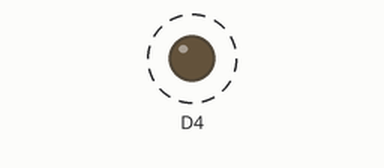
Recording of a sketch running on a simulated ESP8266 (Wemos D1 mini). On the bench: output pins drawn as LEDs (lit = HIGH). Dashed ring = blinking. What the sketch prints to the serial monitor is not drawn.

Above: at 4.2 s.
Timing chart, 0 to 7.0 s (numbered marks = the images above):
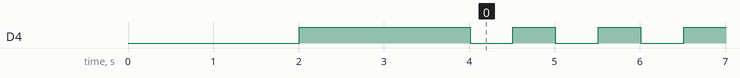

Measured:
- by itself, D4: alternates HIGH for 0.50 s and LOW for 0.50 s

The sketch:

D1_oop01_Dout1.ino
```cpp
//_____D1_oop01_Dout1.ino_____________________171203-180507_____
// Function: Demonstrate methods of class Dout:
// * on start: turn blue led on 2 sec, off 2 sec
// * loop: toggle led every 0,5s and print duration every 0.1s
//   on Serial (115200 Baud).
//
// Hardware: (1) WeMos D1 mini
//
// Created by Karl Hartinger, December 03, 2017.
// Last modified 2018-05-07: Move class files to /src/...
// Released into the public domain.

#include "src/dout/D1_class_Dout.h"
#define BAUDRATE             115200    // for Serial
Dout led_blue(true);                   // blue LED (default D4)

void setup() {
 //-----begin Serial, read any existing Serial data-------------
 if(!Serial) Serial.begin(BAUDRATE);   // init serial comm
 while(!Serial) {;};                   // wait for Serial
 do{delay(10);} while(Serial.available() && Serial.read()>=0);
 Serial.println();                     // new line
 //-----start led output----------------------------------------
 led_blue.on();                        // turn blue LED on
 Serial.println("Blue LED on");        // note it on Serial
 delay(1000);                          // wait 1 sec
 led_blue.set(0);                      // blue LED further on(!)
 delay(1000);                          // wait 1 sec
 led_blue.off();                       // turn blue LED off
 Serial.println("Blue LED off");       // note it on Serial
 delay(2000);                          // wait 2 sec
}

int zsec=0, zsmax=10;
void loop() {
 //-----toggle led----------------------------------------------
 if((zsec==0)||(zsec==5)) {            // every 0 and 0,5 s
  led_blue.toggle();                   // toggle led
  Serial.print("*T* ");                // print toggle to Serial
 }
 //-----print duration------------------------------------------
 Serial.print(led_blue.getDuration()); // duration of led on/off
 Serial.print(" ");                    // blank between values
 //-----increment 0,1s and wait---------------------------------
 zsec++;                               // increment 0,1s counter
 if(zsec>=zsmax) { zsec=0;  Serial.println(); } // reset counter
 delay(100);
}
```

D1_class_Dout.cpp
```cpp
//_____D1_class_Dout.cpp______________________170402-171203_____
// D1 mini class for digital output, e.g. leds.
// Default: pin D4=GPIO2 (blue led), output not inverted (0->0V)
// Changes 2017-12-03:
// + devide (old) D1_class_Dout.h into *.h and *.cpp
// + processing of invert_ now in on() / off() (instead of set)
// + toggle(), getDuration(), Dout(bool) added
//
// Hardware: (1) WeMos D1 mini
//
// Created by Karl Hartinger, December 03, 2017.
// Released into the public domain.

#include "D1_class_Dout.h"

//**************************************************************
//    constructor & co
//**************************************************************

//_____constructor (default digital out is D4, not inverted)____
Dout::Dout() { setup(D4, false); }

//_____constructor with output pin number (=GPIO, not inverted)_
Dout::Dout(int num) { setup(num, false); }

//_____constructor (default outpin is D4), set invert___________
// example: declare blue led on D1mini: Dout led_blue(true);
Dout::Dout(bool invert) { setup(D4, invert); }

//_____constructor with pin number and set invert_______________
Dout::Dout(int num, bool invert) { setup(num, invert); }

//_____setup output pin and properties__________________________
void Dout::setup(int num, bool invert)
{
 invert_=invert;                       //
 doutNum_=num;                         // pin number (e.g. D4)
 pinMode(doutNum_, OUTPUT);            // set pin to output
 val_=0;                               // default on start: 0V
 set(val_);
}

//**************************************************************
//     setter, getter, working methods
//**************************************************************

//_____set digital output pin physical: 0=0V, 1=3V3_____________
void Dout::set(int val)
{
 int vout_;
 if(val!=0) val=1;                     //just for safety reasons
 if(val==val_) return;                 // nothing to change
 val_=val;                             // save new value
 lastMilli_=millis();                  // new start
 digitalWrite(doutNum_, val_);         // do output
}

//_____turn digital output logical on (can be 3V3 or 0V)________
void Dout::on(void)  { if(invert_) set(0); else set(1); }

//_____turn digital output logical off (can be 0V or 3V3)_______
void Dout::off(void) { if(invert_) set(1); else set(0); }

//_____toggle digital output____________________________________
void Dout::toggle(void) { set(1-val_); }

//_____get duration of this signal______________________________
unsigned long  Dout::getDuration(void)
  { return (millis()- lastMilli_); }
```

D1_class_Dout.h
```cpp
//_____D1_class_Dout.h________________________170402-171203_____
// D1 mini class for digital output, e.g. leds.
// Default: pin D4=GPIO2 (blue led), output not inverted (0->0V)
// Changes 2017-12-03:
// + devide (old) D1_class_Dout.h into *.h and *.cpp
// + processing of invert_ now in on() / off() (instead of set)
// + toggle(), getDuration(), Dout(bool) added
//
// Hardware: (1) WeMos D1 mini
//
// Created by Karl Hartinger, December 03, 2017.
// Released into the public domain.

#ifndef D1_CLASS_DOUT_H
#define D1_CLASS_DOUT_H
#include "Arduino.h"                   // D4

class Dout {
 //-----properties----------------------------------------------
 protected:
  int  doutNum_;                       // pin number (D4=GPIO2)
  bool invert_;                        // false 0=0V, true 0=3V3
  int  val_;                           // output: 0=0V, 1=3V3
  unsigned long lastMilli_;            // ms since last change
 //-----constructor & co----------------------------------------
 public:
  Dout();
  Dout(int num);
  Dout(bool invert);
  Dout(int num, bool invert);
 protected:
  void setup(int num, bool invert);
 //-----setter, getter, working methods-------------------------
 public:
  void set(int val);                   // physical 0=0V, 1=3V3
  void on(void);                       // logical on
  void off(void);                      // logical off
  void toggle();                       // change output
  unsigned long getDuration();         // msec since last change
};
#endif
```
